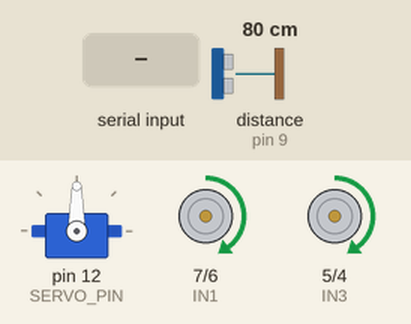
This sketch was run on a simulated Arduino Uno, built with avr-gcc and run on an emulated ATmega328P. Shown: servo, motor-driver pin pairs drawn as motors (green arrow = first pin HIGH = forward, orange = second pin HIGH = backward, longer = more drive, scaled by the enable pin). Wiring (inferred from the names in the program): ultrasonic range finder: trigger pin 8; echo pin 9. The inputs (shaded band) are chosen by the test bench; at power-on: distance to the obstacle (sensor on pin 9) 80 cm. The echo pulse lasts 58.3 µs per cm; what the sketch prints to the serial monitor is not drawn.

Above: at 1.2 s.
1.3 s: distance to the obstacle (sensor on pin 9) set to 28 cm
2.8 s: distance to the obstacle (sensor on pin 9) set to 24 cm
At 3.3 s:
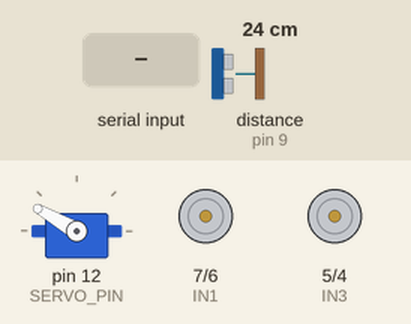
At 3.8 s:
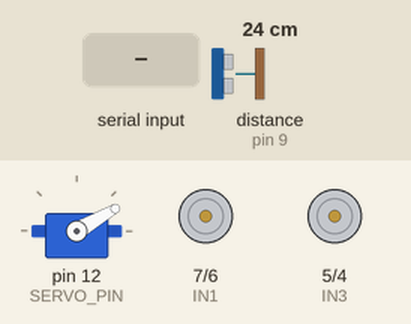
5.8 s: "F90\n" received over the second serial link
At 6.6 s:
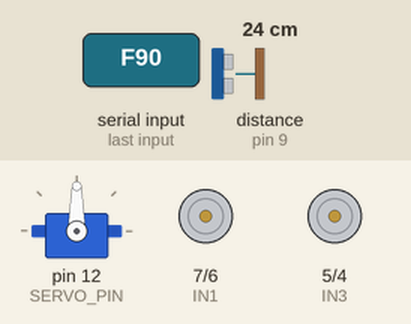
8.8 s: "F,45\n" received over the second serial link
At 9.3 s:
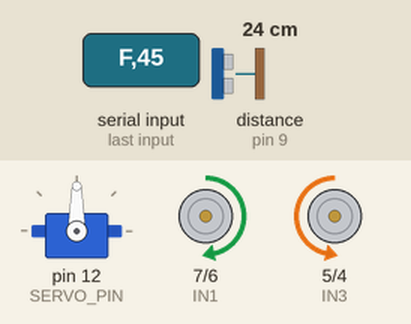
11.8 s: "B90\n" received over the second serial link
14.8 s: "B,45\n" received over the second serial link
Timing chart, 0 to 18.8 s (numbered marks = the images above; inputs shaded):
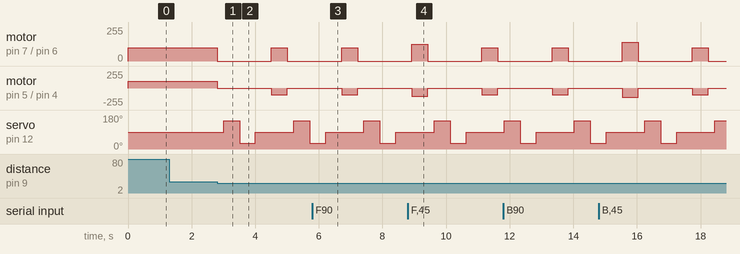

The sketch:

main.ino
```cpp
#include <Servo.h>
#include <SoftwareSerial.h> // For Bluetooth communication

// Pin definitions
#define TRIG_PIN 8       // Trig pin for HC-SR04
#define ECHO_PIN 9       // Echo pin for HC-SR04
#define ENA 3            // Enable/speed motors Right (PWM pin)
#define ENB 11           // Enable/speed motors Left (PWM pin)
#define IN1 7            // L298N in1 motors Right
#define IN2 6            // L298N in2 motors Right
#define IN3 5            // L298N in3 motors Left
#define IN4 4            // L298N in4 motors Left
#define SERVO_PIN 12     // Servo control pin
#define SPEED 100        // Motor speed for autonomous mode
#define MIDPOINT 90      // Servo midpoint for forward-facing

// Variables
Servo servo;
int distance = 0;
int speedCar = 125;      // Default RC speed
bool isRCMode = false;   // Flag to check RC mode
SoftwareSerial SerialBT(0, 1); // RX, TX for HC-05/HC-06 Bluetooth module

void setup() {
  // Serial monitor for debugging
  Serial.begin(9600); // Debug via USB
  SerialBT.begin(9600); // Bluetooth serial

  // Motor pin setup
  pinMode(ENA, OUTPUT);
  pinMode(ENB, OUTPUT);
  pinMode(IN1, OUTPUT);
  pinMode(IN2, OUTPUT);
  pinMode(IN3, OUTPUT);
  pinMode(IN4, OUTPUT);

  // Ultrasonic sensor setup
  pinMode(TRIG_PIN, OUTPUT);
  pinMode(ECHO_PIN, INPUT);

  // Servo setup
  servo.attach(SERVO_PIN);
  servo.write(MIDPOINT); // Start with servo at midpoint

  Serial.println("Bluetooth RC + Obstacle Avoidance Ready.");
}

void loop() {
  if (SerialBT.available()) {
    isRCMode = true; // Switch to RC mode if Bluetooth input is detected
    handleRCMode();
  } else {
    isRCMode = false; // If no Bluetooth commands, enter autonomous mode
    handleAutonomousMode();
  }
}

// Autonomous obstacle avoidance mode
void handleAutonomousMode() {
  distance = measureDistance();

  if (distance <= 25) {
    stopMotors();
    delay(200); // Ensure proper stopping

    // Check left and right distances
    int leftDistance = checkLeft();
    int rightDistance = checkRight();

    // Reset servo to initial midpoint position
    servo.write(MIDPOINT);
    delay(500);

    // Decide direction based on the distances
    if (leftDistance > rightDistance) {
      turnLeft();
    } else {
      turnRight();
    }
  } else {
    moveForward();
  }
}

// Measure distance using the HC-SR04 sensor
int measureDistance() {
  digitalWrite(TRIG_PIN, LOW);
  delayMicroseconds(2);
  digitalWrite(TRIG_PIN, HIGH);
  delayMicroseconds(10);
  digitalWrite(TRIG_PIN, LOW);

  long duration = pulseIn(ECHO_PIN, HIGH);
  int distanceCm = duration * 0.034 / 2; // Convert to cm
  return distanceCm;
}

// Servo function to check left distance
int checkLeft() {
  servo.write(150); // Turn servo to the left
  delay(500);       // Allow servo to stabilize
  int leftDist = measureDistance();
  return leftDist;
}

// Servo function to check right distance
int checkRight() {
  servo.write(30); // Turn servo to the right
  delay(500);      // Allow servo to stabilize
  int rightDist = measureDistance();
  return rightDist;
}

// Motor control functions for autonomous mode
void moveForward() {
  analogWrite(ENA, SPEED);
  analogWrite(ENB, SPEED);

  digitalWrite(IN1, HIGH);
  digitalWrite(IN2, LOW);
  digitalWrite(IN3, HIGH);
  digitalWrite(IN4, LOW);
}

void turnLeft() {
  analogWrite(ENA, SPEED);
  analogWrite(ENB, SPEED);

  digitalWrite(IN1, LOW);
  digitalWrite(IN2, HIGH);
  digitalWrite(IN3, HIGH);
  digitalWrite(IN4, LOW);

  delay(500); // Adjust turn duration
  stopMotors();
}

void turnRight() {
  analogWrite(ENA, SPEED);
  analogWrite(ENB, SPEED);

  digitalWrite(IN1, HIGH);
  digitalWrite(IN2, LOW);
  digitalWrite(IN3, LOW);
  digitalWrite(IN4, HIGH);

  delay(500); // Adjust turn duration
  stopMotors();
}

void stopMotors() {
  digitalWrite(IN1, LOW);
  digitalWrite(IN2, LOW);
  digitalWrite(IN3, LOW);
  digitalWrite(IN4, LOW);

  analogWrite(ENA, 0);
  analogWrite(ENB, 0);
}

// RC mode (remote control)
void handleRCMode() {
  if (SerialBT.available()) {
    char receivedChar = SerialBT.read(); // Read a single character from Bluetooth

    switch (receivedChar) {
      case 'F':
        goAhead();
        break;
      case 'B':
        goBack();
        break;
      case 'L':
        goLeft();
        break;
      case 'R':
        goRight();
        break;
      case 'S':
        stopRobot();
        break;
      default:
        if (receivedChar >= '0' && receivedChar <= '9') {
          speedCar = map(receivedChar - '0', 0, 9, 0, 255); // Map speed value
        }
        break;
    }
  }
}

// RC mode motor controls
void goAhead() {
  digitalWrite(IN1, LOW);
  digitalWrite(IN2, HIGH);
  analogWrite(ENA, speedCar);

  digitalWrite(IN3, LOW);
  digitalWrite(IN4, HIGH);
  analogWrite(ENB, speedCar);
}

void goBack() {
  digitalWrite(IN1, HIGH);
  digitalWrite(IN2, LOW);
  analogWrite(ENA, speedCar);

  digitalWrite(IN3, HIGH);
  digitalWrite(IN4, LOW);
  analogWrite(ENB, speedCar);
}

void goLeft() {
  digitalWrite(IN1, HIGH);
  digitalWrite(IN2, LOW);
  analogWrite(ENA, speedCar);

  digitalWrite(IN3, LOW);
  digitalWrite(IN4, HIGH);
  analogWrite(ENB, speedCar);
}

void goRight() {
  digitalWrite(IN1, LOW);
  digitalWrite(IN2, HIGH);
  analogWrite(ENA, speedCar);

  digitalWrite(IN3, HIGH);
  digitalWrite(IN4, LOW);
  analogWrite(ENB, speedCar);
}

void stopRobot() {
  digitalWrite(IN1, LOW);
  digitalWrite(IN2, LOW);
  analogWrite(ENA, 0);

  digitalWrite(IN3, LOW);
  digitalWrite(IN4, LOW);
  analogWrite(ENB, 0);
}
```

Measured:
- the behaviour switches between 27 and 26 cm on distance to the obstacle (sensor on pin 9) (found by bisection; images 0 and 1)
- after the input at 1.3 s, every drawn part: stays the same
- after the input at 2.8 s, motor on pin 7 (IN1) / pin 6 (IN2): forward 100/255 → stopped at once, → forward 100/255 1.7 s later, → stopped 0.50 s later; motor on pin 5 (IN3) / pin 4 (IN4): forward 100/255 → stopped at once, → backward 100/255 1.7 s later, → stopped 0.50 s later
